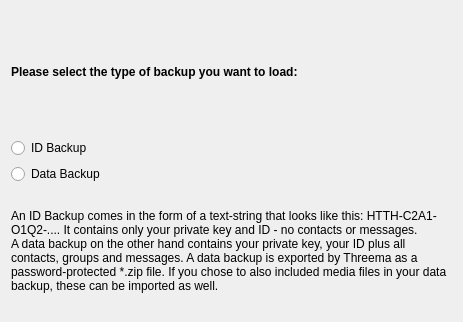
<?xml version="1.0" encoding="UTF-8"?>
<ui version="4.0">
 <class>LoadBackupWizardPageSelectBackupType</class>
 <widget class="QWizardPage" name="LoadBackupWizardPageSelectBackupType">
  <property name="geometry">
   <rect>
    <x>0</x>
    <y>0</y>
    <width>463</width>
    <height>322</height>
   </rect>
  </property>
  <property name="windowTitle">
   <string>Select Backup Type</string>
  </property>
  <layout class="QVBoxLayout" name="verticalLayout">
   <item>
    <widget class="QLabel" name="lblHeader">
     <property name="font">
      <font>
       <weight>75</weight>
       <bold>true</bold>
      </font>
     </property>
     <property name="text">
      <string>Please select the type of backup you want to load:</string>
     </property>
     <property name="wordWrap">
      <bool>true</bool>
     </property>
    </widget>
   </item>
   <item>
    <widget class="QRadioButton" name="rbtnIdBackup">
     <property name="text">
      <string>ID Backup</string>
     </property>
     <attribute name="buttonGroup">
      <string notr="true">buttonGroup</string>
     </attribute>
    </widget>
   </item>
   <item>
    <widget class="QRadioButton" name="rbtnDataBackup">
     <property name="text">
      <string>Data Backup</string>
     </property>
     <attribute name="buttonGroup">
      <string notr="true">buttonGroup</string>
     </attribute>
    </widget>
   </item>
   <item>
    <widget class="QLabel" name="lblExplanation">
     <property name="text">
      <string>An ID Backup comes in the form of a text-string that looks like this: HTTH-C2A1-O1Q2-.... It contains only your private key and ID - no contacts or messages.
A data backup on the other hand contains your private key, your ID plus all contacts, groups and messages. A data backup is exported by Threema as a password-protected *.zip file. If you chose to also included media files in your data backup, these can be imported as well.</string>
     </property>
     <property name="wordWrap">
      <bool>true</bool>
     </property>
    </widget>
   </item>
  </layout>
 </widget>
 <resources/>
 <connections/>
 <buttongroups>
  <buttongroup name="buttonGroup"/>
 </buttongroups>
</ui>
